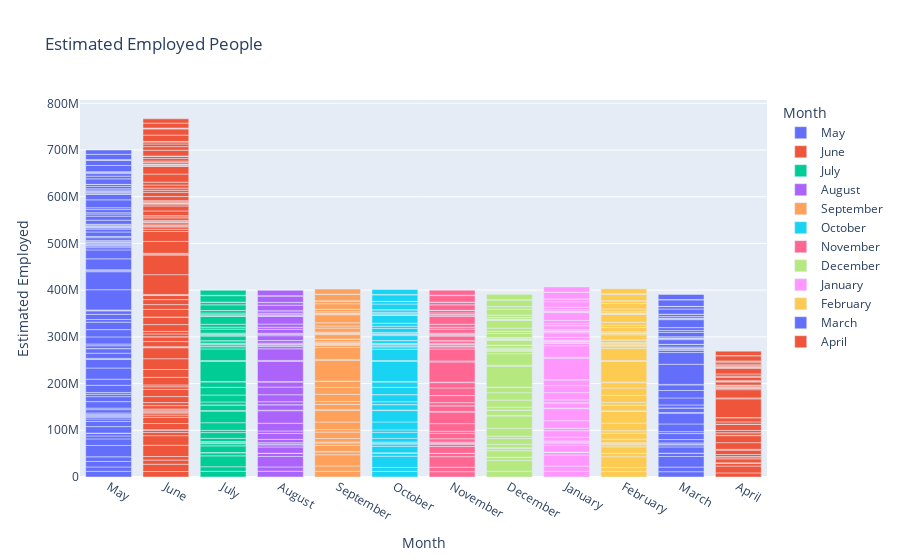

The cell this chart's notebook holds for it:
### Code cell
# Bar Plot of Estimated Employed people in every month
fig = px.bar(unemployment_data, x = 'Month', y = 'Estimated Employed', color = 'Month', title = 'Estimated Employed People')
fig.show()

### Figure 1 — Plotly figure (JSON) as saved in the notebook; plotly's stock layout.template omitted (floating-point values rounded to 4 significant figures)
{"data": [{"alignmentgroup": "True", "hovertemplate": "Month=%{x}<br>Estimated Employed=%{y}<extra></extra>", "legendgroup": "May", "marker": {"color": "#636efa", "pattern": {"shape": ""}}, "name": "May", "offsetgroup": "May", "orientation": "v", "showlegend": true, "textposition": "auto", "type": "bar", "x": ["May", "May", "May", "May", "May", "May", "May", "May", "May", "May", "May", "May", "May", "May", "May", "May", "May", "May", "May", "May", "May", "May", "May", "May", "May", "May", "May", "May", "May", "May", "May", "May", "May", "May", "May", "May", "May", "May", "May", "May", "May", "May", "May", "May", "May", "May", "May", "May", "May", "May", "May", "May", "May", "May", "May", "May", "May", "May", "May", "May", "May", "May", "May", "May", "May", "May", "May", "May", "May", "May", "May", "May", "May", "May", "May", "May", "May", "May", "May", "May", "May", "May", "May", "May", "May", "May", "May", "May", "May", "May", "May", "May", "May", "May", "May", "May", "May", "May", "May", "May", "May", "May", "May", "May", "May"], "xaxis": "x", "y": [11999139, 9526902, 11749334, 9926176, 24322330, 14050319, 6259019, 5454091, 169487, 129610, 179340, 128538, 13954728, 11121124, 5249186, 3914193, 2045760, 1732050, 2495186, 2716966, 7035766, 3315038, 13911440, 10626328, 5184355, 3799919, 15349838, 13099601, 23896858, 18423447, 1119011, 992148, 11155753, 9683719, 172474, 6088547, 3727366, 15226005, 15586833, 15844698, 5768342, 11053353, 7508747, 1019549, 911789, 43287808, 38640999, 2108044, 1915482, 23452875, 19115772, 4788661, 3428356, 1671707, 1441722, 3029344, 2207026, 348042, 2223129, 1276291, 5756475, 2343783, 264855, 9686558, 6072776, 2693596, 2013083, 245668, 134868, 1130139, 937435, 2404033, 830347, 8638239, 8669258, 4605913, 2826118, 6692720, 3879934, 16962574, 12365754, 228978, 222916, 2519582, 1975481, 283905, 64538, 3289918, 2682658, 5108436, 4225486, 89587, 75456, 11798080, 5733921, 5560649, 3108830, 423127, 384999, 13391244, 11111486, 676797, 778590, 11306177, 9240903], "yaxis": "y"}, {"alignmentgroup": "True", "hovertemplate": "Month=%{x}<br>Estimated Employed=%{y}<extra></extra>", "legendgroup": "June", "marker": {"color": "#EF553B", "pattern": {"shape": ""}}, "name": "June", "offsetgroup": "June", "orientation": "v", "showlegend": true, "textposition": "auto", "type": "bar", "x": ["June", "June", "June", "June", "June", "June", "June", "June", "June", "June", "June", "June", "June", "June", "June", "June", "June", "June", "June", "June", "June", "June", "June", "June", "June", "June", "June", "June", "June", "June", "June", "June", "June", "June", "June", "June", "June", "June", "June", "June", "June", "June", "June", "June", "June", "June", "June", "June", "June", "June", "June", "June", "June", "June", "June", "June", "June", "June", "June", "June", "June", "June", "June", "June", "June", "June", "June", "June", "June", "June", "June", "June", "June", "June", "June", "June", "June", "June", "June", "June", "June", "June", "June", "June", "June", "June", "June", "June", "June", "June", "June", "June", "June", "June", "June", "June", "June", "June", "June", "June", "June", "June", "June", "June"], "xaxis": "x", "y": [11755881, 15572975, 8923222, 7544937, 24097712, 20622566, 6608626, 5781095, 149076, 112108, 170471, 13199281, 13243922, 4745178, 4357835, 1957081, 2230075, 2423742, 2049617, 7319782, 6375114, 12888490, 15396213, 5605627, 3952088, 16294794, 16748971, 23056511, 23601016, 1024797, 1150200, 10965154, 10187145, 184527, 6025235, 5364047, 14610564, 16076978, 141313, 16375303, 10169115, 10728822, 8891181, 1107013, 1106978, 42276572, 41908909, 2021553, 1675441, 25543465, 21225887, 4824630, 4954389, 1647342, 1551007, 3248864, 3124663, 337145, 306505, 2192020, 1602231, 5550172, 4306807, 304015, 10144965, 10574711, 2845190, 2304138, 237576, 224902, 1139815, 2326911, 2244460, 8862498, 8822411, 4678374, 4601293, 6509340, 6221562, 17375053, 16172690, 231252, 2356290, 2221069, 304369, 234926, 3307798, 3047750, 5241174, 5275784, 89702, 76269, 12318745, 7741005, 5683349, 4577995, 408738, 391015, 13624452, 13208724, 906889, 989470, 10611498, 9088931], "yaxis": "y"}, {"alignmentgroup": "True", "hovertemplate": "Month=%{x}<br>Estimated Employed=%{y}<extra></extra>", "legendgroup": "July", "marker": {"color": "#00cc96", "pattern": {"shape": ""}}, "name": "July", "offsetgroup": "July", "orientation": "v", "showlegend": true, "textposition": "auto", "type": "bar", "x": ["July", "July", "July", "July", "July", "July", "July", "July", "July", "July", "July", "July", "July", "July", "July", "July", "July", "July", "July", "July", "July", "July", "July", "July", "July", "July", "July", "July", "July", "July", "July", "July", "July", "July", "July", "July", "July", "July", "July", "July", "July", "July", "July", "July", "July", "July", "July", "July", "July", "July", "July", "July", "July", "July"], "xaxis": "x", "y": [12086707, 9911534, 23248875, 6753622, 166605, 167437, 14327083, 4826560, 1916824, 2549316, 6958404, 12169808, 4855393, 16274707, 24843750, 1158511, 12009883, 139227, 6308129, 14859873, 16455928, 11538688, 1052597, 42697000, 2000524, 24857807, 4657443, 1739838, 3059744, 294379, 2285436, 5393091, 280367, 9828023, 2405973, 235894, 1183770, 2434579, 8738029, 4105211, 6266446, 17215677, 284015, 2542237, 281117, 3592442, 5372470, 108334, 12054414, 5432503, 410583, 13862431, 859900, 10779829], "yaxis": "y"}, {"alignmentgroup": "True", "hovertemplate": "Month=%{x}<br>Estimated Employed=%{y}<extra></extra>", "legendgroup": "August", "marker": {"color": "#ab63fa", "pattern": {"shape": ""}}, "name": "August", "offsetgroup": "August", "orientation": "v", "showlegend": true, "textposition": "auto", "type": "bar", "x": ["August", "August", "August", "August", "August", "August", "August", "August", "August", "August", "August", "August", "August", "August", "August", "August", "August", "August", "August", "August", "August", "August", "August", "August", "August", "August", "August", "August", "August", "August", "August", "August", "August", "August", "August", "August", "August", "August", "August", "August", "August", "August", "August", "August", "August", "August", "August", "August", "August", "August", "August", "August", "August"], "xaxis": "x", "y": [12285693, 9292039, 22260203, 6607694, 135407, 183603, 13507342, 4558306, 1969248, 2778624, 7015356, 12686470, 5233449, 16559137, 26835389, 1065725, 11727659, 183930, 6183427, 15052051, 16463931, 10743959, 975501, 43298746, 1911380, 24924827, 4743179, 1595582, 2994763, 328282, 2392400, 5552510, 243277, 10228154, 2523005, 236315, 2335406, 8614340, 4448650, 6809834, 16602767, 259433, 2456983, 312882, 3499863, 5195170, 90850, 11933093, 5544693, 368977, 13580241, 823967, 11456493], "yaxis": "y"}, {"alignmentgroup": "True", "hovertemplate": "Month=%{x}<br>Estimated Employed=%{y}<extra></extra>", "legendgroup": "September", "marker": {"color": "#FFA15A", "pattern": {"shape": ""}}, "name": "September", "offsetgroup": "September", "orientation": "v", "showlegend": true, "textposition": "auto", "type": "bar", "x": ["September", "September", "September", "September", "September", "September", "September", "September", "September", "September", "September", "September", "September", "September", "September", "September", "September", "September", "September", "September", "September", "September", "September", "September", "September", "September", "September", "September", "September", "September", "September", "September", "September", "September", "September", "September", "September", "September", "September", "September", "September", "September", "September", "September", "September", "September", "September", "September", "September", "September", "September", "September"], "xaxis": "x", "y": [12256762, 11468349, 23905700, 6490776, 166056, 163215, 13280783, 5127956, 2039804, 7500122, 13741892, 5400499, 16159315, 25219281, 1162159, 11167715, 175718, 6260971, 15419779, 14595441, 12636415, 1034408, 44198762, 2157845, 25610773, 4733996, 1576480, 2992082, 327239, 2311507, 5642253, 309643, 9609939, 2675862, 247210, 2357627, 8647794, 4640642, 6655967, 17396398, 253887, 2570663, 286573, 3227178, 5176819, 89450, 11902824, 5668785, 418043, 13522970, 711150, 11158649], "yaxis": "y"}, {"alignmentgroup": "True", "hovertemplate": "Month=%{x}<br>Estimated Employed=%{y}<extra></extra>", "legendgroup": "October", "marker": {"color": "#19d3f3", "pattern": {"shape": ""}}, "name": "October", "offsetgroup": "October", "orientation": "v", "showlegend": true, "textposition": "auto", "type": "bar", "x": ["October", "October", "October", "October", "October", "October", "October", "October", "October", "October", "October", "October", "October", "October", "October", "October", "October", "October", "October", "October", "October", "October", "October", "October", "October", "October", "October", "October", "October", "October", "October", "October", "October", "October", "October", "October", "October", "October", "October", "October", "October", "October", "October", "October", "October", "October", "October", "October", "October", "October", "October", "October", "October", "October", "October"], "xaxis": "x", "y": [12017412, 8395906, 24053140, 7043840, 149511, 177440, 13828512, 4798833, 1946957, 2477621, 7761243, 12803527, 5328825, 17060638, 24330249, 1080609, 11621534, 180283, 6021921, 15178544, 146688, 15595647, 11375354, 1113764, 42833265, 2027662, 24353018, 4774377, 1595176, 3173429, 330856, 2297096, 6030363, 290264, 10474217, 2821456, 232322, 1029087, 2460196, 8799249, 4644510, 6603715, 17221991, 234375, 2456855, 312548, 3070438, 5384335, 87974, 12223948, 5318341, 414808, 13938303, 925174, 10563686], "yaxis": "y"}, {"alignmentgroup": "True", "hovertemplate": "Month=%{x}<br>Estimated Employed=%{y}<extra></extra>", "legendgroup": "November", "marker": {"color": "#FF6692", "pattern": {"shape": ""}}, "name": "November", "offsetgroup": "November", "orientation": "v", "showlegend": true, "textposition": "auto", "type": "bar", "x": ["November", "November", "November", "November", "November", "November", "November", "November", "November", "November", "November", "November", "November", "November", "November", "November", "November", "November", "November", "November", "November", "November", "November", "November", "November", "November", "November", "November", "November", "November", "November", "November", "November", "November", "November", "November", "November", "November", "November", "November", "November", "November", "November", "November", "November", "November", "November", "November", "November", "November", "November", "November", "November", "November", "November"], "xaxis": "x", "y": [11397681, 9625362, 22445989, 6942931, 178768, 159489, 14487815, 4875763, 2024409, 2415724, 7279628, 11537217, 4557906, 16306428, 24881383, 1205703, 12192623, 142787, 6395022, 15278556, 162426, 16223430, 11265828, 1084633, 43261530, 2007113, 25630359, 4668772, 1708045, 3081077, 289593, 2341284, 5439600, 271612, 9896129, 2404239, 233029, 1226793, 2424281, 8613835, 4062767, 6459457, 17486683, 293431, 2594469, 275003, 3602243, 5306715, 107751, 11729952, 5338119, 427700, 14128888, 904903, 10768462], "yaxis": "y"}, {"alignmentgroup": "True", "hovertemplate": "Month=%{x}<br>Estimated Employed=%{y}<extra></extra>", "legendgroup": "December", "marker": {"color": "#B6E880", "pattern": {"shape": ""}}, "name": "December", "offsetgroup": "December", "orientation": "v", "showlegend": true, "textposition": "auto", "type": "bar", "x": ["December", "December", "December", "December", "December", "December", "December", "December", "December", "December", "December", "December", "December", "December", "December", "December", "December", "December", "December", "December", "December", "December", "December", "December", "December", "December", "December", "December", "December", "December", "December", "December", "December", "December", "December", "December", "December", "December", "December", "December", "December", "December", "December", "December", "December", "December", "December", "December", "December", "December", "December", "December", "December"], "xaxis": "x", "y": [12528395, 22914530, 6569385, 145671, 177155, 13877825, 4603484, 1922821, 6873437, 12756132, 5065804, 16854647, 26357625, 1102997, 11345069, 180808, 6164215, 15485307, 161647, 15356938, 11068056, 1046878, 44640087, 1947566, 24906239, 4913963, 1722303, 2977857, 311146, 2415436, 5718337, 288154, 10172812, 2548835, 241366, 1209085, 2290170, 8592376, 4440283, 6787403, 16581144, 267417, 2369048, 313135, 3575778, 5109481, 88035, 12260389, 5317782, 399427, 13857200, 844779, 11335696], "yaxis": "y"}, {"alignmentgroup": "True", "hovertemplate": "Month=%{x}<br>Estimated Employed=%{y}<extra></extra>", "legendgroup": "January", "marker": {"color": "#FF97FF", "pattern": {"shape": ""}}, "name": "January", "offsetgroup": "January", "orientation": "v", "showlegend": true, "textposition": "auto", "type": "bar", "x": ["January", "January", "January", "January", "January", "January", "January", "January", "January", "January", "January", "January", "January", "January", "January", "January", "January", "January", "January", "January", "January", "January", "January", "January", "January", "January", "January", "January", "January", "January", "January", "January", "January", "January", "January", "January", "January", "January", "January", "January", "January", "January", "January", "January", "January", "January", "January", "January", "January", "January", "January", "January", "January"], "xaxis": "x", "y": [12016676, 11420996, 23409006, 6236201, 157791, 158936, 14301844, 5062293, 2041035, 2373488, 7868736, 13938874, 5307026, 16183702, 25881398, 1229406, 11182128, 176252, 6189471, 15484353, 14954646, 12065915, 1057975, 45777509, 1986386, 24612171, 4618860, 1630908, 2988665, 332062, 2315972, 5647493, 257814, 9824501, 2630938, 246596, 1079537, 2329293, 8749154, 4597507, 6834930, 16715470, 261687, 2561320, 281698, 3252622, 5157363, 11926995, 5543380, 450155, 13656250, 725253, 11208617], "yaxis": "y"}, {"alignmentgroup": "True", "hovertemplate": "Month=%{x}<br>Estimated Employed=%{y}<extra></extra>", "legendgroup": "February", "marker": {"color": "#FECB52", "pattern": {"shape": ""}}, "name": "February", "offsetgroup": "February", "orientation": "v", "showlegend": true, "textposition": "auto", "type": "bar", "x": ["February", "February", "February", "February", "February", "February", "February", "February", "February", "February", "February", "February", "February", "February", "February", "February", "February", "February", "February", "February", "February", "February", "February", "February", "February", "February", "February", "February", "February", "February", "February", "February", "February", "February", "February", "February", "February", "February", "February", "February", "February", "February", "February", "February", "February", "February", "February", "February", "February", "February", "February", "February", "February"], "xaxis": "x", "y": [11723617, 8462814, 23168192, 6847173, 147500, 171672, 13973042, 4570108, 1952464, 2163397, 7932402, 12753657, 5203579, 16178044, 25293535, 1112864, 11842655, 183619, 6009820, 15040572, 15828488, 11304474, 1169347, 44257432, 2057523, 26093009, 4822035, 1625454, 3113464, 316887, 2347941, 5708807, 306396, 10784753, 2752834, 227804, 1060116, 2493023, 8924061, 4624444, 6533435, 17122782, 233965, 2438080, 310342, 3219227, 5288343, 11742101, 5521496, 415339, 13803099, 963408, 10871168], "yaxis": "y"}, {"alignmentgroup": "True", "hovertemplate": "Month=%{x}<br>Estimated Employed=%{y}<extra></extra>", "legendgroup": "March", "marker": {"color": "#636efa", "pattern": {"shape": ""}}, "name": "March", "offsetgroup": "March", "orientation": "v", "showlegend": true, "textposition": "auto", "type": "bar", "x": ["March", "March", "March", "March", "March", "March", "March", "March", "March", "March", "March", "March", "March", "March", "March", "March", "March", "March", "March", "March", "March", "March", "March", "March", "March", "March", "March", "March", "March", "March", "March", "March", "March", "March", "March", "March", "March", "March", "March", "March", "March", "March", "March", "March", "March", "March", "March", "March", "March", "March", "March", "March"], "xaxis": "x", "y": [11359660, 9878742, 22667882, 6894808, 152413, 13483615, 4366148, 1800426, 2361004, 7157454, 12853818, 4141953, 16480441, 23130976, 1192616, 9814156, 142176, 6373692, 15059769, 15848590, 12028377, 1060946, 43086706, 25097812, 4521537, 1664145, 3049637, 279839, 2407509, 5401392, 277093, 10083026, 2275407, 221432, 998103, 2480661, 9225835, 4079775, 6386723, 17065830, 289735, 2457952, 278851, 3601793, 4964911, 86186, 10982178, 5313236, 450271, 13889632, 889245, 10806105], "yaxis": "y"}, {"alignmentgroup": "True", "hovertemplate": "Month=%{x}<br>Estimated Employed=%{y}<extra></extra>", "legendgroup": "April", "marker": {"color": "#EF553B", "pattern": {"shape": ""}}, "name": "April", "offsetgroup": "April", "orientation": "v", "showlegend": true, "textposition": "auto", "type": "bar", "x": ["April", "April", "April", "April", "April", "April", "April", "April", "April", "April", "April", "April", "April", "April", "April", "April", "April", "April", "April", "April", "April", "April", "April", "April", "April", "April", "April", "April", "April", "April", "April", "April", "April", "April", "April", "April", "April", "April", "April", "April", "April", "April", "April", "April", "April", "April", "April", "April", "April", "April", "April"], "xaxis": "x", "y": [8792827, 14645275, 6534321, 115487, 181657, 8587594, 4041050, 984171, 4280434, 9330400, 1754170, 14238959, 15014802, 803118, 5562449, 49420, 4721590, 13051219, 133399, 5086200, 8793799, 675083, 39970677, 1972074, 17639370, 2544084, 1454956, 1400962, 1066126, 3003787, 318957, 6701284, 1606580, 146957, 1054829, 7387995, 2179106, 4802873, 12674451, 161939, 1303244, 68122, 2298975, 2932923, 81905, 4632967, 3378431, 296431, 10944379, 748041, 9299466], "yaxis": "y"}], "layout": {"barmode": "relative", "legend": {"title": {"text": "Month"}, "tracegroupgap": 0}, "title": {"text": "Estimated Employed People"}, "xaxis": {"anchor": "y", "categoryarray": ["May", "June", "July", "August", "September", "October", "November", "December", "January", "February", "March", "April", null], "categoryorder": "array", "domain": [0, 1], "title": {"text": "Month"}}, "yaxis": {"anchor": "x", "domain": [0, 1], "title": {"text": "Estimated Employed"}}}}
